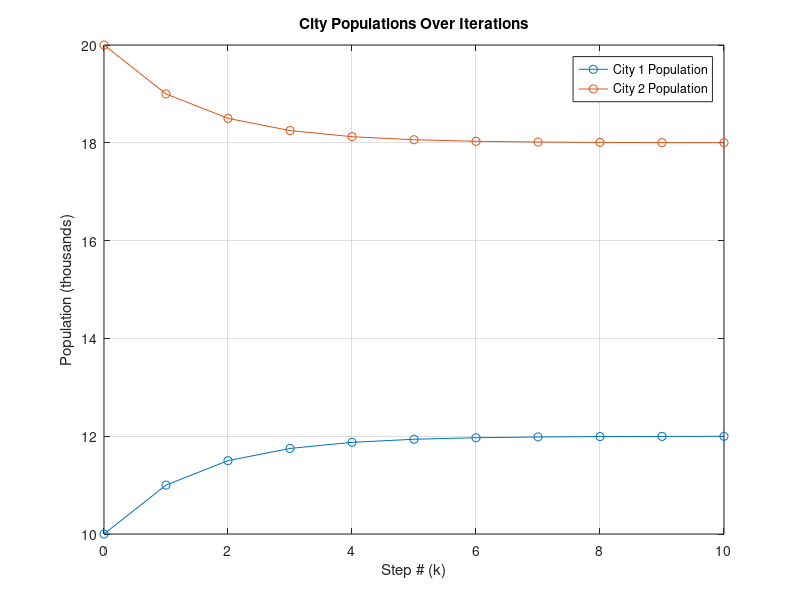

Source code (MATLAB):
%% Homework Assignment 7
% Housekeeping
clear;
clc;

%% Q.1
B = [2 1 0;
    1 3 1;
    0 1 2];

% Find the eigenvalues of B
eigenvalues = eig(B)

% Compute the sum of the eigenvalues
sumEigenvalues = sum(eigenvalues)

% Find the trace of B
traceB = trace(B)

% Compare sum and trace
isEqual = isequal(sumEigenvalues, traceB)

% Compute the product of the eigenvalues
productEigenvalues = prod(eigenvalues)

% Calculate the determinant of B
detB = det(B)

% Compare the product and the determinant
isProductEqualDet = isequal(productEigenvalues, detB)

%% Q.2
A= [3 1 0;
    1 2 1;
    0 1 2];

% Initial vector
v = [1;1;1]

% Repeat the following for 3 iterations
for i = 1:3
    w = A * v;
    lamda = norm(w)
    v = w / lamda;
end

% Print approximate eigenvalue and eigenvector that results from the 3rd
% iteration
fprintf('Approximate eigenvalue: %.4f\n', lamda);
fprintf('Approximate eigenvector: [%.4f; %.4f; %.4f]\n', v);

% Compare using eig(A) and print the largest eigenvalue for comparison
eigenvaluesA = eig(A)
largestEigenvalue = max(eigenvaluesA);
fprintf('Largest eigenvalue from eig(A): %.4f\n', largestEigenvalue);

%% Q.3
% 2-City Matrix Model
A = [0.7 0.2;
    0.3 0.8];
% Moving vector
x_0 = [10; 20];

% Compute x_1 through x_10
X_all = zeros(2, 11); % Preallocate matrix to store iterations
X_all(:, 1) = x_0'; % Store initial vector

% Initialize the moving vector for iterations
x = x_0;

% Compute x_2 through x_10 using a loop
for k = 1:10
    x = A * x; % Update the moving vector
    X_all(:, k+1) = x; % Store the current iteration
    fprintf('x_%d =\n', k);
    disp(x);
end

% Plot both city populations versus x_k on the same figure
figure;
k_steps = 0:10;
plot(k_steps, X_all(1, :), '-o', 'DisplayName', 'City 1 Population');
hold on;
plot(k_steps, X_all(2, :), '-o', 'DisplayName', 'City 2 Population');
xlabel('Step # (k)');
ylabel('Population (thousands)');
title('City Populations Over Iterations');
legend show;
grid on;

%% Q.4
u = [4;1;2];
v = [2;-1;1];

% Compute the dot product of vectors u and v
dotProduct = dot(u, v);

% Compute the projection of u onto v
projection = (dotProduct / dot(v, v)) * v;

% Compute the error vector
e = u - projection;

% Compute e dot v to verify orthogonality
errorDotProduct = dot(e, v);

% Display results for Q.4
fprintf('Dot product of u and v: %.4f\n', dotProduct);
fprintf('Projection of u onto v: [%.4f; %.4f; %.4f]\n', projection);
fprintf('Error vector e: [%.4f; %.4f; %.4f]\n', e);
fprintf('Dot product of error vector e and v: %.4f\n', errorDotProduct);
